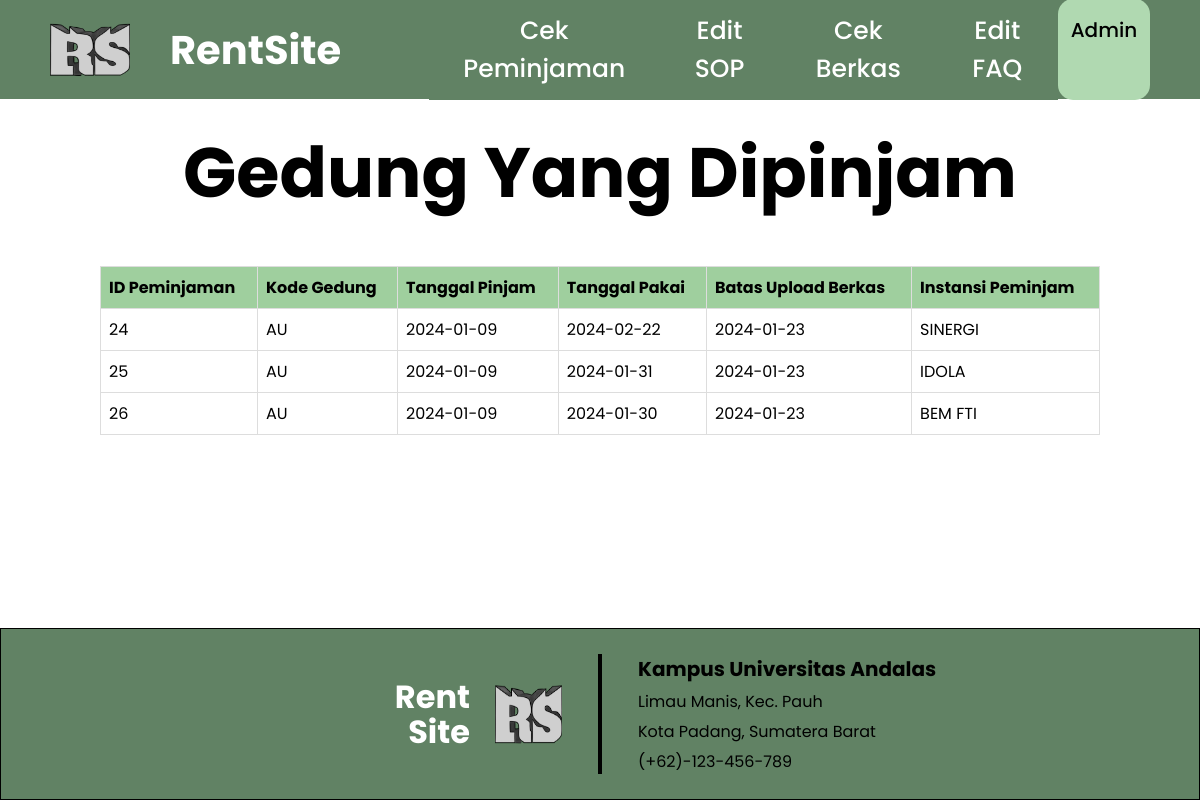
/admin/cekGedungAdmin.php, run on the app's committed database.
### tables this page shows
CREATE TABLE `peminjaman_gedung` (
  `id_peminjaman` int(11) NOT NULL,
  `kode_gedung` varchar(255) DEFAULT NULL,
  `tanggal_pinjam` date DEFAULT NULL,
  `tanggal_pakai` date DEFAULT NULL,
  `batas_upload_berkas` date DEFAULT NULL,
  `instansi_peminjam` varchar(255) DEFAULT NULL,
  `id` int(11) DEFAULT NULL,
  `status_upload_berkas` int(11) DEFAULT 0
);

### admin/cekGedungAdmin.php (the view, shortened to what this page needs)
<?php
require '../function.php';
$sql = "SELECT * FROM peminjaman_gedung";
$result = $conn->query($sql);
?>
<!DOCTYPE html>
<html lang="en">
<head>
    <link rel="stylesheet" href="../css/cekGedungAdmin.css?v=<?php echo time(); ?>" />
    <link rel="stylesheet" href="https://cdnjs.cloudflare.com/ajax/libs/font-awesome/4.7.0/css/font-awesome.min.css" />
</head>
<body>
    <div class="container">
        <nav class="menu">
            <div class="logo">
                <img class="gmblogo" src="../logorentsite.png" alt="" />
                <a href="landingPageAdmin.php" style="text-decoration: none;">
                    <h1>RentSite</h1>
                </a>
            </div>
            <ul>
                <li><a href="cekGedungAdmin.php">Cek Peminjaman</a></li>
                <li><a href="sopAdmin.php">Edit SOP</a></li>
                <li><a href="cekBerkasAdmin.php">Cek Berkas</a></li>
                <li><a href="faqAdmin.php">Edit FAQ</a></li>
                <a href="" class="login1">Admin</a>
            </ul>
        </nav>
    </div>
    <main>
        <div class="konten1">Gedung Yang Dipinjam</div>
        <div class="isitable">
            <?php
            if ($result->num_rows > 0) {
                echo "<table>";
                echo "<tr><th>ID Peminjaman</th><th>Kode Gedung</th><th>Tanggal Pinjam</th><th>Tanggal Pakai</th><th>Batas Upload Berkas</th><th>Instansi Peminjam</th></tr>";
                while ($row = $result->fetch_assoc()) {
                    $date1 = $row["tanggal_pinjam"];
                    $date = new DateTime($date1);
                    $date_plus = $date->modify("+14 days");
                    $date_plus->format("Y-m-d");
                    echo "<tr>";
                    echo "<td>" . $row["id_peminjaman"] . "</td>";
                    echo "<td>" . $row["kode_gedung"] . "</td>";
                    echo "<td>" . $row["tanggal_pinjam"] . "</td>";
                    echo "<td>" . $row["tanggal_pakai"] . "</td>";
                    echo "<td>" . $date_plus->format("Y-m-d") . "</td>";
                    echo "<td>" . $row["instansi_peminjam"] . "</td>";
                    echo "</tr>";
                }
                echo "</table>";
            } else {
                echo "Tidak ada data gedung.";
            }
            ?>
        </div>
    </main>
    <fotter>
        <div class="foot1">
            <ui class="judul">Rent Site</ui>
            <img class="logo" src="../img/logorentsite.png" alt="" />
        </div>
        <div class="foot2"></div>
        <div class="foot3">
            <p class="kontak1">Kampus Universitas Andalas</p>
            <a class="kontak2" href="">Limau Manis, Kec. Pauh</a>
            <a class="kontak3" href="">Kota Padang, Sumatera Barat</a>
            <a class="kontak4" href="">(+62)-123-456-789</a>
        </div>
    </fotter>
</body>
</html>

### css/cekGedungAdmin.css (style rules this page uses)
* { margin: 0; padding: 0; box-sizing: border-box; outline: none; border: none; list-style-type: none; }
:root { --one: #618264; --two: #79ac78; --three: #b0d9b1; --four: #d0e7d2; }
body { font-family: poppins; }
nav { position: fixed; align-content: center; padding-left: 96px; padding-right: 96px; height: 6.2em; background-color: var(--one); display: grid; width: 100%; grid-template-columns: 1fr 1fr; z-index: 999; top: 0px; }
.menu ul { display: flex; flex-direction: row; justify-content: space-between; }
.logo { display: flex; flex-direction: row; align-items: center; }
.gmblogo { width: 80px; height: 60px; }
h1 { margin-left: 40px; font-weight: 700; font-size: 40px; color: white; }
.menu >ul>li>a { min-width: 80px; padding: 0.5em; text-align: center; display: block; font-weight: 500; font-size: 25px; text-decoration: none; color: white; background-color: var(--one); }
.login1 { border-top: 1rem solid transparent ; color: black; text-decoration: none; text-align: center; font-weight: 500; font-size: 20px; background-color: var(--three); cursor: pointer; border-radius: 15px; width: 97px; }
main { padding-left: 240px; padding-right: 240px; }
.konten1 { margin-top: 120px; font-weight: 700; font-size: 70px; text-align: center; }
table { width: 100%; border-collapse: collapse; }
th, td { border: 1px solid #dddddd; text-align: left; padding: 8px; }
th { background-color: #9fcf9e; }
.isitable { margin: 40px 0px; overflow-x: auto; }
fotter { background-color: var(--one); padding: 25px; border: 1px solid black; display: flex; flex-direction: row; justify-content: center; align-items: center; position: fixed; bottom: 0; right: 0; left: 0; }
.foot1 { align-items: center; display: flex; flex-wrap: wrap-reverse; justify-content: end; width: 300px; gap:25px; }
.foot1 .judul { text-align: end; display: block; width: 80px; color: white; line-height: 35px; font-weight: 700; font-size: 32px; }
.foot1 .logo { height: 67px; width: 67px; }
.foot2 { margin-right: 36px; margin-left: 36px; height: 120px; width: 4px; background-color: black; }
.foot3 { width: 300px; }
.foot3 a { display: block; text-decoration: none; color: black; margin-top: 5px; }
.kontak1 { font-weight: 700; font-size: 20px; }
@media (max-width: 1600px) { nav { padding-left: 50px; padding-right: 50px; grid-template-columns: 1fr 1.9fr; } }

### data on the page
peminjaman_gedung: id_peminjaman "24", kode_gedung "AU", tanggal_pinjam "2024-01-09", tanggal_pakai "2024-02-22", tanggal_pinjam "2024-01-23", instansi_peminjam "SINERGI"
peminjaman_gedung: id_peminjaman "25", kode_gedung "AU", tanggal_pinjam "2024-01-09", tanggal_pakai "2024-01-31", tanggal_pinjam "2024-01-23", instansi_peminjam "IDOLA"
peminjaman_gedung: id_peminjaman "26", kode_gedung "AU", tanggal_pinjam "2024-01-09", tanggal_pakai "2024-01-30", tanggal_pinjam "2024-01-23", instansi_peminjam "BEM FTI"
